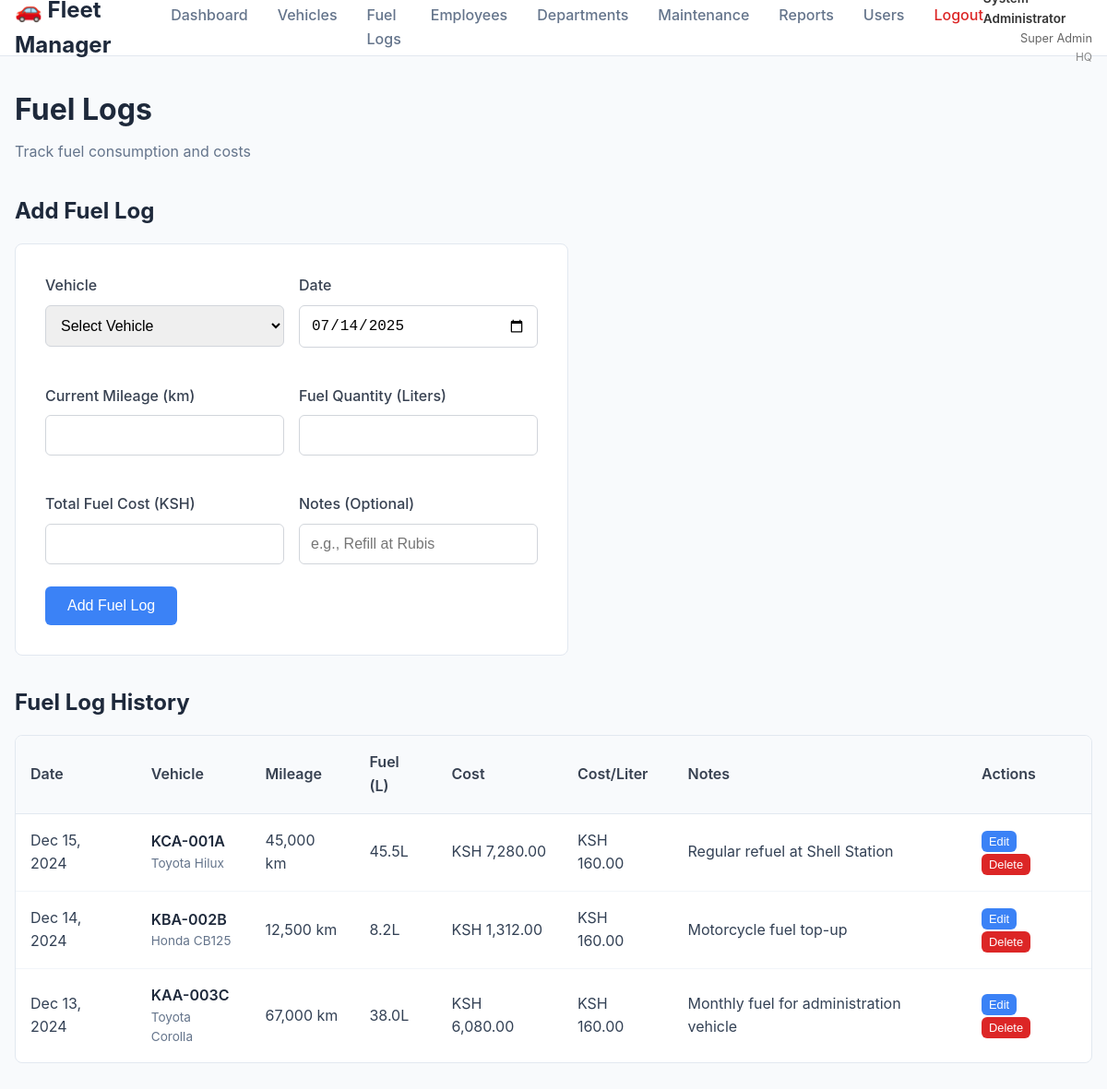
The app's page /fuel-logs.php (signed in) with its own data.
### tables this page shows
CREATE TABLE IF NOT EXISTS fuel_logs (
    id INT AUTO_INCREMENT PRIMARY KEY,
    vehicle_id INT NOT NULL,
    date DATE NOT NULL,
    mileage INT NOT NULL,
    fuel_quantity DECIMAL(8,2) NOT NULL,
    cost DECIMAL(10,2) NOT NULL,
    notes TEXT,
    created_at TIMESTAMP DEFAULT CURRENT_TIMESTAMP,
    FOREIGN KEY (vehicle_id) REFERENCES vehicles(id) ON DELETE CASCADE
);

CREATE TABLE IF NOT EXISTS vehicles (
    id INT AUTO_INCREMENT PRIMARY KEY,
    registration_number VARCHAR(20) NOT NULL UNIQUE,
    make VARCHAR(100) NOT NULL,
    model VARCHAR(100) NOT NULL,
    year INT NOT NULL,
    category_id INT NOT NULL,
    assigned_employee_id INT NULL,
    department VARCHAR(100) NOT NULL DEFAULT 'Transport',
    status ENUM('active', 'inactive', 'maintenance') DEFAULT 'active',
    current_mileage INT DEFAULT 0,
    created_at TIMESTAMP DEFAULT CURRENT_TIMESTAMP,
    FOREIGN KEY (category_id) REFERENCES vehicle_categories(id) ON DELETE RESTRICT,
    FOREIGN KEY (assigned_employee_id) REFERENCES employees(id) ON DELETE SET NULL
);

### config.php (called while the page is built, shortened)
<?php
function hasPermission($permission) {
    $permissions = json_decode($_SESSION['permissions'], true);
    return isset($permissions[$permission]) && $permissions[$permission] === true;
}
function formatCurrency($amount) {
    return 'KSH ' . number_format($amount, 2);
}
function formatDate($date) {
    return date('M j, Y', strtotime($date));
}
?>

### fuel-logs.php (the view, shortened to what this page needs)
<?php
require_once 'config.php';
try {
    $stmt = $pdo->query("
        SELECT fl.*, v.registration_number, v.make, v.model, vc.name as category_name
        FROM fuel_logs fl
        JOIN vehicles v ON fl.vehicle_id = v.id
        JOIN vehicle_categories vc ON v.category_id = vc.id
        ORDER BY fl.date DESC, fl.id DESC
    ");
    $fuelLogs = $stmt->fetchAll();
} catch(PDOException $e) {
    $error = "Database error: " . $e->getMessage();
}
?>
<!DOCTYPE html>
<html lang="en">
<head>
    <link rel="stylesheet" href="styles.css">
</head>
<body>
    <?php include 'header.php'; ?>
    <div class="container">
        <div class="page-header">
            <h1>Fuel Logs</h1>
            <p>Track fuel consumption and costs</p>
        </div>
        <div class="section">
            <h2>Add Fuel Log</h2>
            <div class="form-container">
                <form method="POST">
                    <div style="display: grid; grid-template-columns: 1fr 1fr; gap: 1rem;">
                        <div class="form-group">
                            <label for="vehicle_id">Vehicle</label>
                            <select id="vehicle_id" name="vehicle_id" class="form-control" required>
                                <option value="">Select Vehicle</option>
                            </select>
                        </div>
                        <div class="form-group">
                            <label for="date">Date</label>
                            <input type="date" id="date" name="date" class="form-control" value="<?php echo date('Y-m-d'); ?>" required>
                        </div>
                        <div class="form-group">
                            <label for="mileage">Current Mileage (km)</label>
                            <input type="number" id="mileage" name="mileage" class="form-control" min="0" required>
                        </div>
                        <div class="form-group">
                            <label for="fuel_quantity">Fuel Quantity (Liters)</label>
                            <input type="number" id="fuel_quantity" name="fuel_quantity" class="form-control" step="0.001" min="0" required>
                        </div>
                        <div class="form-group">
                            <label for="cost">Total Fuel Cost (KSH)</label>
                            <input type="number" id="cost" name="cost" class="form-control" step="0.01" min="0" required>
                        </div>
						<div class="form-group">
                            <label for="notes">Notes (Optional) </label>
                            <input type="text" id="notes" name="notes" class="form-control" placeholder="e.g., Refill at Rubis">
                        </div>
                    </div>
                    <button type="submit" class="btn btn-primary">Add Fuel Log</button>
                </form>
            </div>
        </div>
        <div class="section">
            <h2>Fuel Log History</h2>
            <div class="table-container">
                <table class="data-table">
                    <thead>
                        <tr>
                            <th>Date</th>
                            <th>Vehicle</th>
                            <th>Mileage</th>
                            <th>Fuel (L)</th>
                            <th>Cost</th>
                            <th>Cost/Liter</th>
                            <th>Notes</th>
                            <?php if (hasPermission('fuel_logs_edit') || hasPermission('fuel_logs_delete')): ?>
                                <th>Actions</th>
                            <?php endif; ?>
                        </tr>
                    </thead>
                    <tbody>
                        <?php if (empty($fuelLogs)): ?>
                            <tr>
                                <td colspan="<?php echo (hasPermission('fuel_logs_edit') || hasPermission('fuel_logs_delete')) ? '8' : '7'; ?>" class="no-data">No fuel logs found</td>
                            </tr>
                        <?php else: ?>
                            <?php foreach ($fuelLogs as $log): ?>
                                <tr>
                                    <td><?php echo formatDate($log['date']); ?></td>
                                    <td>
                                        <div class="vehicle-info">
                                            <span class="registration"><?php echo htmlspecialchars($log['registration_number']); ?></span>
                                            <span class="vehicle-details"><?php echo htmlspecialchars($log['make'] . ' ' . $log['model']); ?></span>
                                        </div>
                                    </td>
                                    <td><?php echo number_format($log['mileage']); ?> km</td>
                                    <td><?php echo number_format($log['fuel_quantity'], 1); ?>L</td>
                                    <td><?php echo formatCurrency($log['cost']); ?></td>
                                    <td><?php echo formatCurrency($log['cost'] / $log['fuel_quantity']); ?></td>
                                    <td><?php echo htmlspecialchars($log['notes'] ?: '-'); ?></td>
                                    <?php if (hasPermission('fuel_logs_edit') || hasPermission('fuel_logs_delete')): ?>
                                        <td>
                                            <?php if (hasPermission('fuel_logs_edit')): ?>
                                                <button onclick="editFuelLog(<?php echo $log['id']; ?>, <?php echo $log['vehicle_id']; ?>, '<?php echo $log['date']; ?>', <?php echo $log['mileage']; ?>, <?php echo $log['fuel_quantity']; ?>, <?php echo $log['cost']; ?>, '<?php echo htmlspecialchars($log['notes'], ENT_QUOTES); ?>')" class="btn btn-primary" style="padding: 0.25rem 0.5rem; font-size: 0.8rem; margin-right: 0.5rem;">Edit</button>
                                            <?php endif; ?>
                                            <?php if (hasPermission('fuel_logs_delete')): ?>
                                                <form method="POST" style="display: inline;" onsubmit="return confirm('Are you sure you want to delete this fuel log?');">
                                                    <button type="submit" class="btn btn-danger" style="padding: 0.25rem 0.5rem; font-size: 0.8rem;">Delete</button>
                                                </form>
                                            <?php endif; ?>
                                        </td>
                                    <?php endif; ?>
                                </tr>
                            <?php endforeach; ?>
                        <?php endif; ?>
                    </tbody>
                </table>
            </div>
        </div>
    </div>
</body>
</html>

### styles.css (style rules this page uses)
* { margin: 0; padding: 0; box-sizing: border-box; }
body { font-family: -apple-system, BlinkMacSystemFont, 'Segoe UI', Roboto, sans-serif; background-color: #f8fafc; color: #334155; line-height: 1.6; }
.container { max-width: 1200px; margin: 0 auto; padding: 2rem 1rem; }
.page-header { margin-bottom: 2rem; }
.page-header h1 { font-size: 2rem; color: #1e293b; margin-bottom: 0.5rem; }
.page-header p { color: #64748b; }
.section { margin-bottom: 2rem; }
.section h2 { font-size: 1.5rem; color: #1e293b; margin-bottom: 1rem; }
.table-container { background: white; border-radius: 8px; border: 1px solid #e2e8f0; overflow: hidden; }
.data-table { width: 100%; border-collapse: collapse; }
.data-table th { background: #f8fafc; padding: 1rem; text-align: left; font-weight: 600; color: #374151; border-bottom: 1px solid #e2e8f0; }
.data-table td { padding: 1rem; border-bottom: 1px solid #f1f5f9; }
.data-table tr:last-child td { border-bottom: none; }
.vehicle-info { display: flex; flex-direction: column; }
.registration { font-weight: 600; color: #1e293b; }
.vehicle-details { font-size: 0.85rem; color: #64748b; }
.form-container { background: white; padding: 2rem; border-radius: 8px; border: 1px solid #e2e8f0; max-width: 600px; }
.form-group { margin-bottom: 1.5rem; }
.form-group label { display: block; margin-bottom: 0.5rem; color: #374151; font-weight: 500; }
.form-control { width: 100%; padding: 0.75rem; border: 1px solid #d1d5db; border-radius: 6px; font-size: 1rem; transition: border-color 0.3s; }
.btn { padding: 0.75rem 1.5rem; border: none; border-radius: 6px; font-size: 1rem; font-weight: 500; cursor: pointer; transition: all 0.3s; text-decoration: none; display: inline-block; }
.btn-primary { background: #3b82f6; color: white; }
.btn-danger { background: #dc2626; color: white; }

### records on screen
fuel_logs: date "Dec 15, 2024", vehicle.registration_number "KCA-001A", vehicle.model "Toyota Hilux", mileage "45,000", fuel_quantity "45.5", cost "KSH 7,280.00", formatCurrency($log['cost'] / $log['fuel_quantity']) "KSH 160.00", notes "Regular refuel at Shell Station"
fuel_logs: date "Dec 14, 2024", vehicle.registration_number "KBA-002B", vehicle.model "Honda CB125", mileage "12,500", fuel_quantity "8.2", cost "KSH 1,312.00", formatCurrency($log['cost'] / $log['fuel_quantity']) "KSH 160.00", notes "Motorcycle fuel top-up"
fuel_logs: date "Dec 13, 2024", vehicle.registration_number "KAA-003C", vehicle.model "Toyota Corolla", mileage "67,000", fuel_quantity "38.0", cost "KSH 6,080.00", formatCurrency($log['cost'] / $log['fuel_quantity']) "KSH 160.00", notes "Monthly fuel for administration vehicle"

### other values on screen
$_SESSION['role_name'] "Super Admin"
$_SESSION['office_name'] "HQ"
